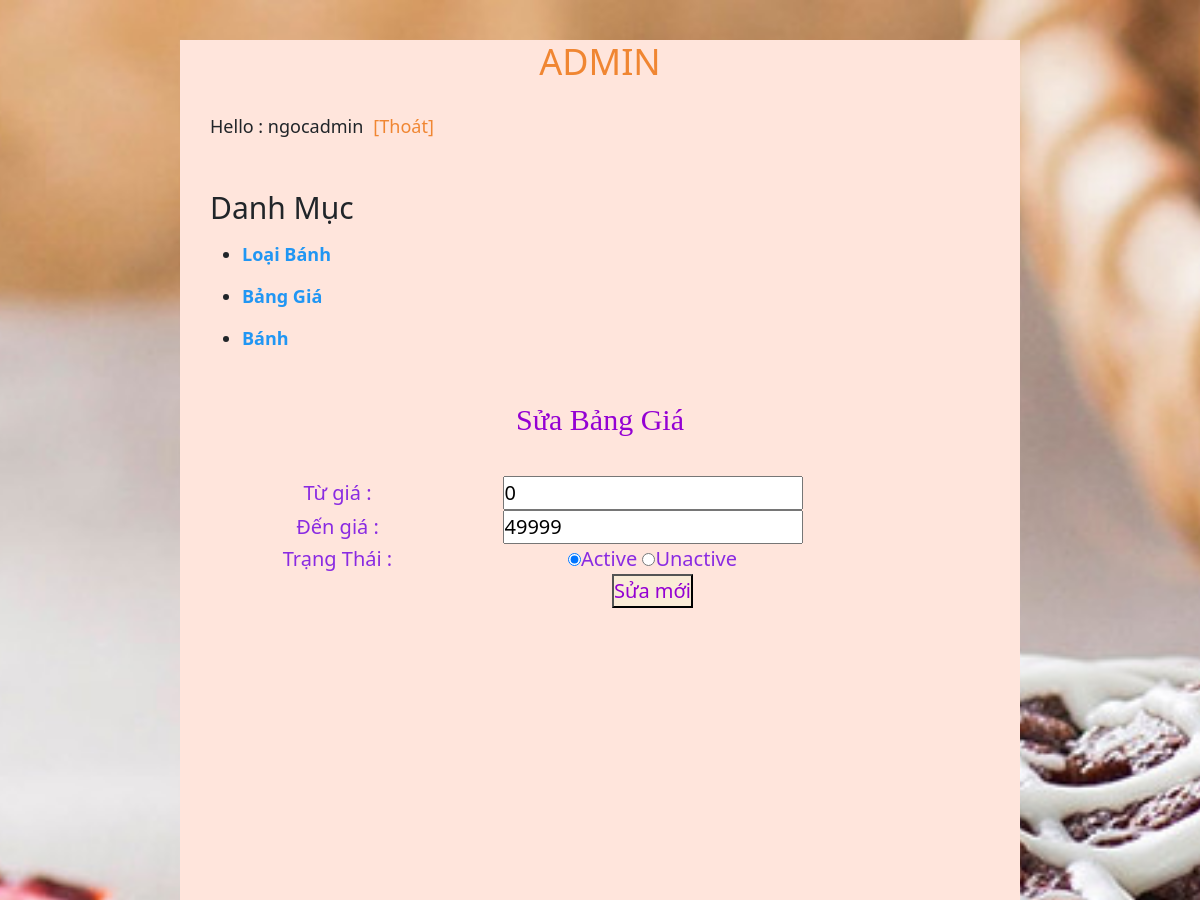
The app's page /admin/?request=suaPrice&idgia=1 (signed in, upper part), older data.
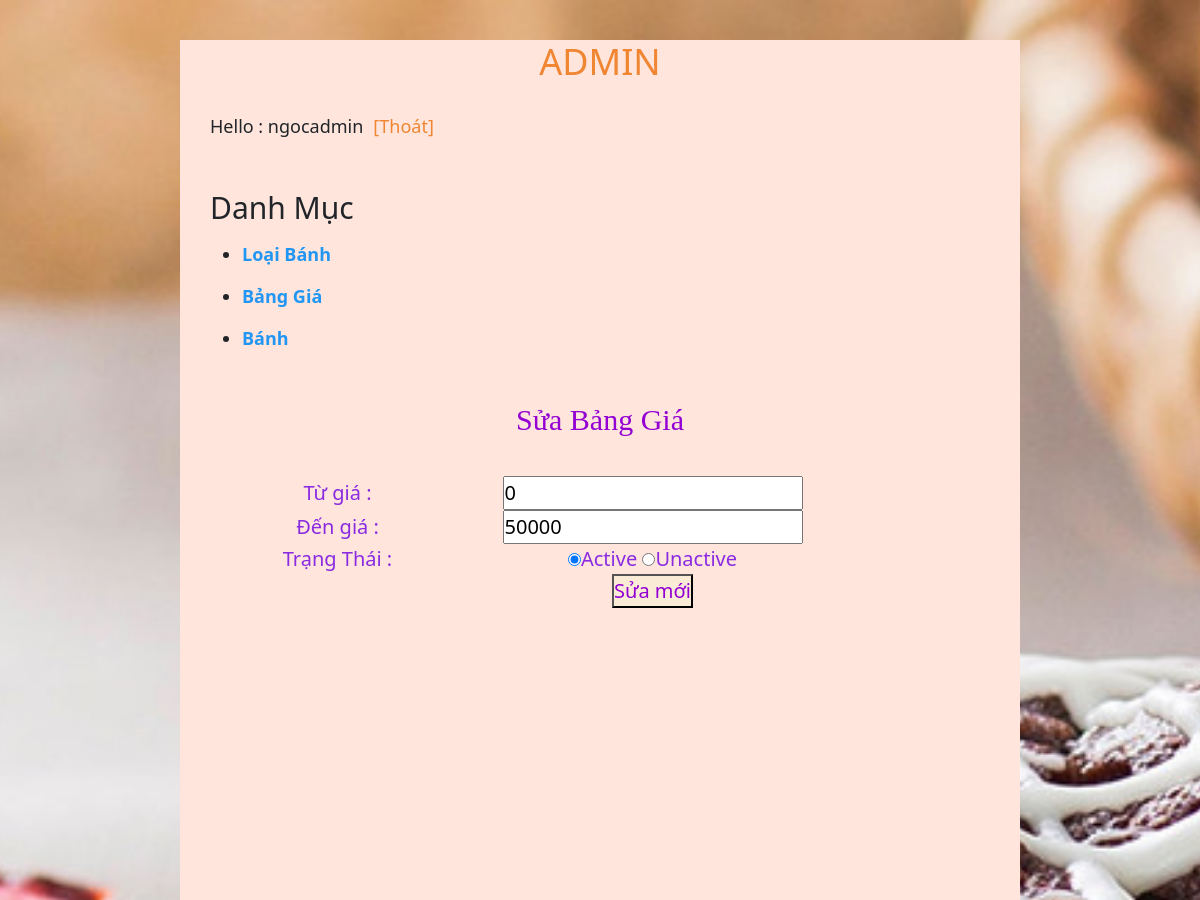
The same page, newer data.
### tables this page shows
CREATE TABLE `banggia` (
  `id` int(11) NOT NULL,
  `fromGia` int(11) NOT NULL,
  `toGia` int(11) NOT NULL,
  `trangthai` tinyint(1) NOT NULL DEFAULT 1
);

### models/adminModel.php (called while the page is built, shortened)
<?php
class  adminModel{
var $connect;
	function __construct(){
		$this->connect= new MYSQLi("localhost","root","","php");
	}
	function selectGia(){
		$id=$_GET['idgia'];
		$result=$this->connect->query("select*from banggia where id = '$id'");
		return $result;
}
}
?>

### views/admin/thuonghieu/suaPrice.php (the view, shortened to what this page needs)
<?php foreach($gia as $item): ?>
<section class="thuonghieu">
				<h1>Sửa Bảng Giá</h1>
				<section class="alert-danger"><?=$alert??''?></section><br>
			<section>
				<form method="POST">
					<table width="75%" cellspacing="0">
						<tbody>
						<tr>
							<td width="50%">Từ giá :</td>
							<td ><input type="text" name="fromGia" value="<?php echo $item['fromGia']?>" class="tenTH" required></td>
						</tr>
                        <tr>
							<td width="50%">Đến giá :</td>
							<td ><input type="text" name="toGia" value="<?php echo $item['toGia']?> "class="tenTH" required></td>
						</tr>
						<tr>
							<td width="50%">Trạng Thái :</td>
							<td>
								<input type="radio" name="tt" checked value="1">Active
								<input type="radio" name="tt" value="0">Unactive
							</td>
						</tr>
						<tr>
							<td></td>
							<td><input  type="submit" value="Sửa mới" name="" style="color: darkviolet;background-color: antiquewhite;"></td>
						</tr>
						</tbody>
					</table>
				</form>
				</section>
				</section>
				<?php endforeach; ?>

Row changes from the older to the newer data that the page shows:
changed banggia: toGia "49999" → "50000"
